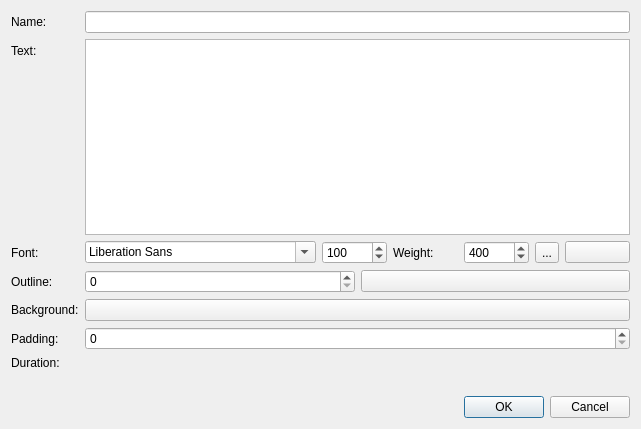
<?xml version="1.0" encoding="UTF-8"?>
<ui version="4.0">
 <author>
SPDX-FileCopyrightText: none
SPDX-License-Identifier: GPL-3.0-or-later
 </author>
 <class>QTextClip_UI</class>
 <widget class="QDialog" name="QTextClip_UI">
  <property name="geometry">
   <rect>
    <x>0</x>
    <y>0</y>
    <width>641</width>
    <height>429</height>
   </rect>
  </property>
  <property name="windowTitle">
   <string>Dialog</string>
  </property>
  <layout class="QVBoxLayout" name="verticalLayout">
   <item>
    <layout class="QFormLayout" name="formLayout">
     <property name="bottomMargin">
      <number>20</number>
     </property>
     <item row="0" column="0">
      <widget class="QLabel" name="label_name">
       <property name="text">
        <string>Name:</string>
       </property>
      </widget>
     </item>
     <item row="0" column="1">
      <widget class="QLineEdit" name="name"/>
     </item>
     <item row="1" column="0">
      <widget class="QLabel" name="label_text">
       <property name="text">
        <string>Text:</string>
       </property>
      </widget>
     </item>
     <item row="1" column="1">
      <widget class="QTextEdit" name="text"/>
     </item>
     <item row="2" column="0">
      <widget class="QLabel" name="label_font">
       <property name="text">
        <string>Font:</string>
       </property>
      </widget>
     </item>
     <item row="2" column="1">
      <layout class="QHBoxLayout" name="fontGroup">
       <item>
        <widget class="QFontComboBox" name="font"/>
       </item>
       <item>
        <widget class="QSpinBox" name="fontSize">
         <property name="minimum">
          <number>6</number>
         </property>
         <property name="maximum">
          <number>1000</number>
         </property>
         <property name="value">
          <number>100</number>
         </property>
        </widget>
       </item>
       <item>
        <widget class="QLabel" name="weightLabel">
         <property name="text">
          <string>Weight:</string>
         </property>
        </widget>
       </item>
       <item>
        <widget class="QSpinBox" name="weight">
         <property name="minimum">
          <number>100</number>
         </property>
         <property name="maximum">
          <number>1000</number>
         </property>
         <property name="value">
          <number>400</number>
         </property>
        </widget>
       </item>
       <item>
        <widget class="QToolButton" name="italic">
         <property name="text">
          <string>...</string>
         </property>
         <property name="icon">
          <iconset theme="format-text-italic">
           <normaloff>.</normaloff>.</iconset>
         </property>
         <property name="checkable">
          <bool>true</bool>
         </property>
        </widget>
       </item>
       <item>
        <widget class="KColorButton" name="fgColor">
         <property name="sizePolicy">
          <sizepolicy hsizetype="Minimum" vsizetype="Fixed">
           <horstretch>0</horstretch>
           <verstretch>0</verstretch>
          </sizepolicy>
         </property>
         <property name="defaultColor">
          <color>
           <red>255</red>
           <green>255</green>
           <blue>255</blue>
          </color>
         </property>
         <property name="alphaChannelEnabled">
          <bool>true</bool>
         </property>
        </widget>
       </item>
      </layout>
     </item>
     <item row="3" column="0">
      <widget class="QLabel" name="label_outline">
       <property name="text">
        <string>Outline:</string>
       </property>
      </widget>
     </item>
     <item row="3" column="1">
      <layout class="QHBoxLayout" name="lineGroup">
       <item>
        <widget class="QSpinBox" name="lineWidth">
         <property name="maximum">
          <number>5000</number>
         </property>
        </widget>
       </item>
       <item>
        <widget class="KColorButton" name="lineColor">
         <property name="sizePolicy">
          <sizepolicy hsizetype="Minimum" vsizetype="Fixed">
           <horstretch>0</horstretch>
           <verstretch>0</verstretch>
          </sizepolicy>
         </property>
         <property name="autoDefault">
          <bool>false</bool>
         </property>
         <property name="alphaChannelEnabled">
          <bool>true</bool>
         </property>
        </widget>
       </item>
      </layout>
     </item>
     <item row="4" column="0">
      <widget class="QLabel" name="label_bg">
       <property name="text">
        <string>Background:</string>
       </property>
      </widget>
     </item>
     <item row="4" column="1">
      <widget class="KColorButton" name="bgColor">
       <property name="sizePolicy">
        <sizepolicy hsizetype="Minimum" vsizetype="Fixed">
         <horstretch>0</horstretch>
         <verstretch>0</verstretch>
        </sizepolicy>
       </property>
       <property name="alphaChannelEnabled">
        <bool>true</bool>
       </property>
      </widget>
     </item>
     <item row="5" column="0">
      <widget class="QLabel" name="label_padding">
       <property name="text">
        <string>Padding:</string>
       </property>
      </widget>
     </item>
     <item row="5" column="1">
      <widget class="QSpinBox" name="pad">
       <property name="maximum">
        <number>4096</number>
       </property>
      </widget>
     </item>
     <item row="6" column="0">
      <widget class="QLabel" name="label_duration">
       <property name="text">
        <string>Duration:</string>
       </property>
      </widget>
     </item>
     <item row="6" column="1">
      <widget class="TimecodeDisplay" name="duration"/>
     </item>
    </layout>
   </item>
   <item>
    <widget class="QDialogButtonBox" name="buttonBox">
     <property name="orientation">
      <enum>Qt::Horizontal</enum>
     </property>
     <property name="standardButtons">
      <set>QDialogButtonBox::Cancel|QDialogButtonBox::Ok</set>
     </property>
    </widget>
   </item>
  </layout>
 </widget>
 <customwidgets>
  <customwidget>
   <class>TimecodeDisplay</class>
   <extends>QWidget</extends>
   <header>widgets/timecodedisplay.h</header>
  </customwidget>
  <customwidget>
   <class>KColorButton</class>
   <extends>QPushButton</extends>
   <header>kcolorbutton.h</header>
  </customwidget>
 </customwidgets>
 <resources/>
 <connections>
  <connection>
   <sender>buttonBox</sender>
   <signal>accepted()</signal>
   <receiver>QTextClip_UI</receiver>
   <slot>accept()</slot>
   <hints>
    <hint type="sourcelabel">
     <x>248</x>
     <y>254</y>
    </hint>
    <hint type="destinationlabel">
     <x>157</x>
     <y>274</y>
    </hint>
   </hints>
  </connection>
  <connection>
   <sender>buttonBox</sender>
   <signal>rejected()</signal>
   <receiver>QTextClip_UI</receiver>
   <slot>reject()</slot>
   <hints>
    <hint type="sourcelabel">
     <x>316</x>
     <y>260</y>
    </hint>
    <hint type="destinationlabel">
     <x>286</x>
     <y>274</y>
    </hint>
   </hints>
  </connection>
 </connections>
</ui>
